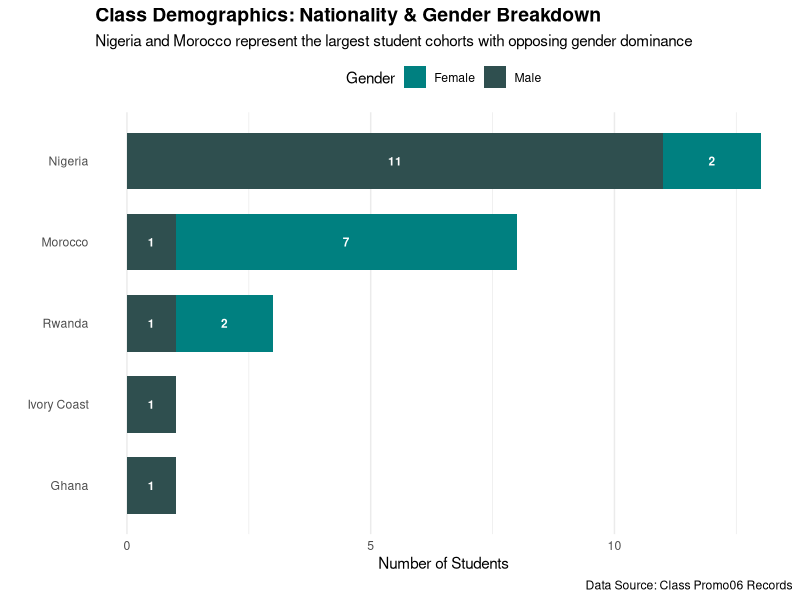
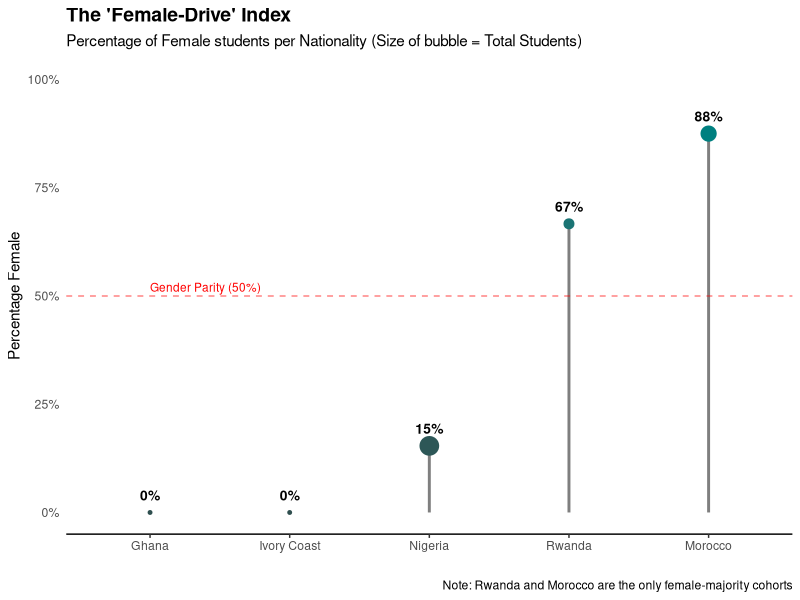

These figures' R source, in order:
################################################################################
# Student Name: Celestin Hakorimana
# Course: Data Science 1 - Contest Entry
# Date: Jan 4th, 2026
# File Name: Celestin_Hakorimana.R
# Description: Analysis of Class Promo06 Demographics (Nationality & Gender)
################################################################################
# Load necessary library
install.packages("tidyverse")
library(tidyverse)
install.packages("dplyr")
library(dplyr)
# Dataframe based on the provided class composition
# Counts:
# Morocco: 7 F, 1 M
# Nigeria: 2 F, 11 M
# Rwanda: 2 F, 1 M
# Ghana: 0 F, 1 M
# Ivory Coast: 0 F, 1 M
# creating the vectors for each country.
morocco <- data.frame(
    Nationality = rep("Morocco", 8),
    Gender = c(rep("Female", 7), "Male")
)
nigeria <- data.frame(
    Nationality = rep("Nigeria", 13),
    Gender = c(rep("Female", 2), rep("Male", 11))
)
rwanda <- data.frame(
    Nationality = rep("Rwanda", 3),
    Gender = c(rep("Female", 2), "Male")
)
ghana <- data.frame(Nationality = rep("Ghana", 1), Gender = "Male")
ivory <- data.frame(Nationality = rep("Ivory Coast", 1), Gender = "Male")
# combining data into one dataframe
class_data <- bind_rows(morocco, nigeria, rwanda, ghana, ivory)


# adding Student IDs with three digits  (S001 to S026)
class_data$Student_ID <- sprintf("S%03d", 1:nrow(class_data))

# putting the columns on a specific order
class_data <- class_data %>% select(Student_ID, Nationality, Gender)

# displaying the data structure using str() function.
structure <- str(class_data)
# ##########################################################
# 1. CLASS COMPOSITION
# Question: "How is the class distributed across nationalities,
#            and what is the gender volume within these groups?"
# #########################################################
p1 <- class_data %>%
    count(Nationality, Gender) %>%
    group_by(Nationality) %>%
    mutate(Total = sum(n)) %>%
    ungroup() %>%
    mutate(Nationality = reorder(Nationality, Total)) %>%
    ggplot(aes(x = n, y = Nationality, Total, fill = Gender)) +
    geom_bar(stat = "identity", position = "stack", width = 0.7) +
    geom_text(
        aes(label = n),
        position = position_stack(vjust = 0.5),
        color = "white",
        size = 3,
        fontface = "bold"
    ) +

    # customizing colors for both female and male and giving a titles and captions.
    scale_fill_manual(values = c("Female" = "#008080", "Male" = "#2F4F4F")) +
    labs(
        title = "Class Demographics: Nationality & Gender Breakdown",
        subtitle = "Nigeria and Morocco represent the largest student cohorts with opposing gender dominance",
        x = "Number of Students",
        y = "",
        caption = "Data Source: Class Promo06 Records"
    ) +
    theme_minimal() +
    theme(
        plot.title = element_text(face = "bold", size = 14),
        panel.grid.major.y = element_blank(),
        legend.position = "top"
    )
# saving the graph in png format
ggsave(
    "Graph1_Class_Composition.png",
    plot = p1,
    width = 8,
    height = 5,
    dpi = 300
)
#############################################################
## GRAPH 2: GENDER BALANCE INDEX
## Question: "Which nationalities are driving Female representation
##            in the cohort?" Percentage of Females per Nationality.
#############################################################
p2 <- class_data %>%
    group_by(Nationality) %>%
    summarise(
        Total = n(),
        Female_Count = sum(Gender == "Female"),
        P_Female = (Female_Count / Total) * 100
    ) %>%
    # putting Nationality on the x-axis and the percentage on the y-axis.
    mutate(Nationality = reorder(Nationality, P_Female)) %>%
    ggplot(aes(x = Nationality, y = P_Female)) +
    geom_segment(
        aes(x = Nationality, xend = Nationality, y = 0, yend = P_Female),
        color = "gray50",
        size = 1
    ) +
    geom_point(aes(size = Total, color = P_Female), show.legend = F) +
    # adding the a Line to the graph at 50%  to check which country has passed the parity line.
    geom_hline(
        yintercept = 50,
        linetype = "dashed",
        color = "red",
        alpha = 0.5
    ) +
    annotate(
        "text",
        x = 1,
        y = 52,
        label = "Gender Parity (50%)",
        color = "red",
        size = 3,
        hjust = 0
    ) +
    # adding labels on top of points on every country
    geom_text(
        aes(label = paste0(round(P_Female, 0), "%")),
        vjust = -1.2,
        size = 3.5,
        fontface = "bold"
    ) +
    scale_y_continuous(limits = c(0, 100), labels = function(x) {
        paste0(x, "%")
    }) +
    scale_color_gradient(low = "#2F4F4F", high = "#008080") +
    labs(
        title = "The 'Female-Drive' Index",
        subtitle = "Percentage of Female students per Nationality (Size of bubble = Total Students)",
        x = "",
        y = "Percentage Female",
        caption = "Note: Rwanda and Morocco are the only female-majority cohorts"
    ) +
    theme_classic() +
    theme(
        plot.title = element_text(face = "bold", size = 14),
        axis.line.y = element_blank(),
        axis.ticks.y = element_blank()
    )
# Save the graph as a png file
ggsave(
    "Graph2_Gender_Balance_Index.png",
    plot = p2,
    width = 8,
    height = 5,
    dpi = 300
)
